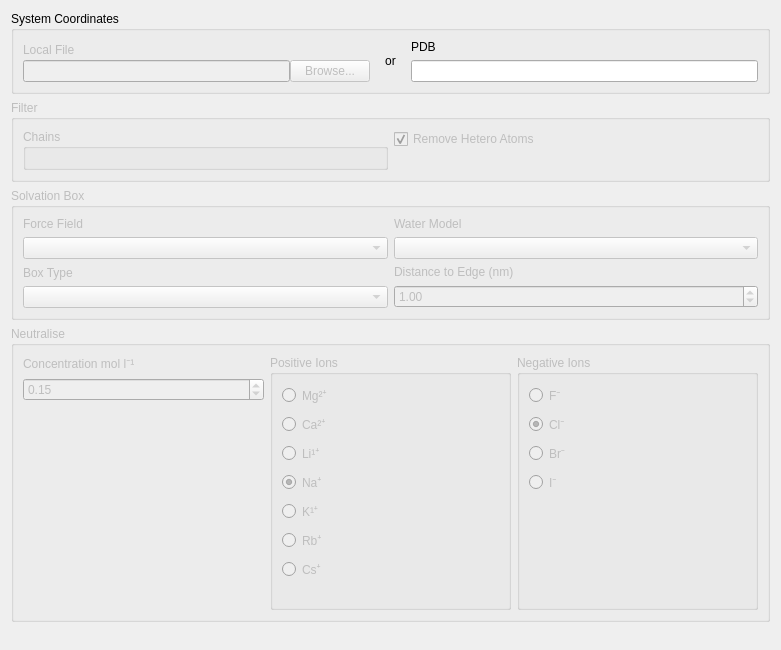
<?xml version="1.0" encoding="UTF-8"?>
<ui version="4.0">
 <class>SystemSetupForm</class>
 <widget class="QWidget" name="SystemSetupForm">
  <property name="enabled">
   <bool>true</bool>
  </property>
  <property name="geometry">
   <rect>
    <x>0</x>
    <y>0</y>
    <width>781</width>
    <height>650</height>
   </rect>
  </property>
  <property name="windowTitle">
   <string>Form</string>
  </property>
  <layout class="QVBoxLayout" name="verticalLayout_15">
   <item>
    <widget class="QGroupBox" name="systemCoordinatesGroup">
     <property name="title">
      <string>System Coordinates</string>
     </property>
     <layout class="QVBoxLayout" name="verticalLayout_4">
      <item>
       <layout class="QHBoxLayout" name="horizontalLayout_2">
        <item>
         <widget class="QWidget" name="widget" native="true">
          <property name="enabled">
           <bool>false</bool>
          </property>
          <layout class="QVBoxLayout" name="verticalLayout_11">
           <property name="spacing">
            <number>0</number>
           </property>
           <property name="leftMargin">
            <number>0</number>
           </property>
           <property name="topMargin">
            <number>0</number>
           </property>
           <property name="rightMargin">
            <number>0</number>
           </property>
           <property name="bottomMargin">
            <number>0</number>
           </property>
           <item>
            <layout class="QVBoxLayout" name="verticalLayout_2">
             <item>
              <widget class="QLabel" name="localFileLabel">
               <property name="text">
                <string>Local File</string>
               </property>
              </widget>
             </item>
             <item>
              <layout class="QHBoxLayout" name="horizontalLayout">
               <item>
                <widget class="QLineEdit" name="localFile"/>
               </item>
               <item>
                <widget class="QPushButton" name="localFileDialogButton">
                 <property name="text">
                  <string>Browse...</string>
                 </property>
                </widget>
               </item>
              </layout>
             </item>
            </layout>
           </item>
          </layout>
         </widget>
        </item>
        <item>
         <widget class="QLabel" name="label">
          <property name="sizePolicy">
           <sizepolicy hsizetype="Preferred" vsizetype="Preferred">
            <horstretch>0</horstretch>
            <verstretch>0</verstretch>
           </sizepolicy>
          </property>
          <property name="minimumSize">
           <size>
            <width>29</width>
            <height>0</height>
           </size>
          </property>
          <property name="text">
           <string>or</string>
          </property>
          <property name="alignment">
           <set>Qt::AlignCenter</set>
          </property>
         </widget>
        </item>
        <item>
         <layout class="QVBoxLayout" name="verticalLayout">
          <item>
           <widget class="QLabel" name="pdbEntryLabel">
            <property name="text">
             <string>PDB</string>
            </property>
           </widget>
          </item>
          <item>
           <widget class="QLineEdit" name="pdbEntry">
            <property name="maxLength">
             <number>4</number>
            </property>
           </widget>
          </item>
         </layout>
        </item>
       </layout>
      </item>
     </layout>
    </widget>
   </item>
   <item>
    <widget class="QGroupBox" name="filterGroup">
     <property name="enabled">
      <bool>false</bool>
     </property>
     <property name="title">
      <string>Filter</string>
     </property>
     <layout class="QHBoxLayout" name="horizontalLayout_3">
      <item>
       <widget class="QGroupBox" name="chainsGroup">
        <property name="title">
         <string>Chains</string>
        </property>
        <layout class="QVBoxLayout" name="verticalLayout_6">
         <item>
          <layout class="QVBoxLayout" name="chainsGroupLayout"/>
         </item>
        </layout>
       </widget>
      </item>
      <item>
       <layout class="QVBoxLayout" name="verticalLayout_12">
        <item alignment="Qt::AlignTop">
         <widget class="QCheckBox" name="removeHeteroAtoms">
          <property name="text">
           <string>Remove Hetero Atoms</string>
          </property>
          <property name="checked">
           <bool>true</bool>
          </property>
         </widget>
        </item>
       </layout>
      </item>
     </layout>
    </widget>
   </item>
   <item>
    <widget class="QGroupBox" name="systemSetupGroup">
     <property name="enabled">
      <bool>false</bool>
     </property>
     <property name="title">
      <string>Solvation Box</string>
     </property>
     <layout class="QVBoxLayout" name="verticalLayout_10">
      <item>
       <layout class="QHBoxLayout" name="horizontalLayout_4">
        <item>
         <layout class="QVBoxLayout" name="verticalLayout_8">
          <item>
           <widget class="QLabel" name="forceFieldLabel">
            <property name="text">
             <string>Force Field</string>
            </property>
           </widget>
          </item>
          <item>
           <widget class="QComboBox" name="forceField"/>
          </item>
         </layout>
        </item>
        <item>
         <layout class="QVBoxLayout" name="verticalLayout_7">
          <item>
           <widget class="QLabel" name="waterModelLabel">
            <property name="text">
             <string>Water Model</string>
            </property>
           </widget>
          </item>
          <item>
           <widget class="QComboBox" name="waterModel"/>
          </item>
         </layout>
        </item>
       </layout>
      </item>
      <item>
       <layout class="QHBoxLayout" name="horizontalLayout_5">
        <item>
         <layout class="QVBoxLayout" name="verticalLayout_5">
          <item>
           <widget class="QLabel" name="boxTypeLabel">
            <property name="text">
             <string>Box Type</string>
            </property>
           </widget>
          </item>
          <item>
           <widget class="QComboBox" name="boxType">
            <property name="currentText">
             <string/>
            </property>
            <property name="currentIndex">
             <number>-1</number>
            </property>
           </widget>
          </item>
         </layout>
        </item>
        <item>
         <layout class="QVBoxLayout" name="verticalLayout_9">
          <item>
           <widget class="QLabel" name="distancetoEdgeLabel">
            <property name="text">
             <string>Distance to Edge (nm)</string>
            </property>
           </widget>
          </item>
          <item>
           <widget class="QDoubleSpinBox" name="distanceToEdge">
            <property name="value">
             <double>1.000000000000000</double>
            </property>
           </widget>
          </item>
         </layout>
        </item>
       </layout>
      </item>
     </layout>
    </widget>
   </item>
   <item>
    <widget class="QGroupBox" name="neutraliseGroup">
     <property name="enabled">
      <bool>false</bool>
     </property>
     <property name="title">
      <string>Neutralise</string>
     </property>
     <layout class="QHBoxLayout" name="horizontalLayout_6">
      <item>
       <layout class="QVBoxLayout" name="verticalLayout_14">
        <item>
         <widget class="QLabel" name="ionConcentrationLabel">
          <property name="text">
           <string>Concentration mol l⁻¹ </string>
          </property>
         </widget>
        </item>
        <item>
         <widget class="QDoubleSpinBox" name="ionConcentration">
          <property name="singleStep">
           <double>0.010000000000000</double>
          </property>
          <property name="value">
           <double>0.150000000000000</double>
          </property>
         </widget>
        </item>
        <item>
         <spacer name="verticalSpacer_4">
          <property name="orientation">
           <enum>Qt::Vertical</enum>
          </property>
          <property name="sizeHint" stdset="0">
           <size>
            <width>20</width>
            <height>40</height>
           </size>
          </property>
         </spacer>
        </item>
       </layout>
      </item>
      <item>
       <widget class="QGroupBox" name="groupBox_2">
        <property name="title">
         <string>Positive Ions</string>
        </property>
        <layout class="QVBoxLayout" name="verticalLayout_3">
         <item>
          <widget class="QRadioButton" name="mgIon">
           <property name="text">
            <string>Mg²⁺</string>
           </property>
          </widget>
         </item>
         <item>
          <widget class="QRadioButton" name="caIon">
           <property name="text">
            <string>Ca²⁺</string>
           </property>
          </widget>
         </item>
         <item>
          <widget class="QRadioButton" name="liIon">
           <property name="text">
            <string>Li¹⁺</string>
           </property>
          </widget>
         </item>
         <item>
          <widget class="QRadioButton" name="naIon">
           <property name="text">
            <string>Na⁺</string>
           </property>
           <property name="checked">
            <bool>true</bool>
           </property>
          </widget>
         </item>
         <item>
          <widget class="QRadioButton" name="kIon">
           <property name="text">
            <string>K¹⁺</string>
           </property>
          </widget>
         </item>
         <item>
          <widget class="QRadioButton" name="rbIon">
           <property name="text">
            <string>Rb⁺</string>
           </property>
          </widget>
         </item>
         <item>
          <widget class="QRadioButton" name="csIon">
           <property name="text">
            <string>Cs⁺</string>
           </property>
          </widget>
         </item>
         <item>
          <spacer name="verticalSpacer_2">
           <property name="orientation">
            <enum>Qt::Vertical</enum>
           </property>
           <property name="sizeHint" stdset="0">
            <size>
             <width>20</width>
             <height>40</height>
            </size>
           </property>
          </spacer>
         </item>
        </layout>
       </widget>
      </item>
      <item>
       <widget class="QGroupBox" name="groupBox_3">
        <property name="title">
         <string>Negative Ions</string>
        </property>
        <layout class="QVBoxLayout" name="verticalLayout_13">
         <item>
          <widget class="QRadioButton" name="fIon">
           <property name="text">
            <string>F⁻</string>
           </property>
          </widget>
         </item>
         <item>
          <widget class="QRadioButton" name="clIon">
           <property name="text">
            <string>Cl⁻</string>
           </property>
           <property name="checked">
            <bool>true</bool>
           </property>
          </widget>
         </item>
         <item>
          <widget class="QRadioButton" name="brIon">
           <property name="text">
            <string>Br⁻</string>
           </property>
          </widget>
         </item>
         <item>
          <widget class="QRadioButton" name="iIon">
           <property name="text">
            <string>I⁻</string>
           </property>
          </widget>
         </item>
         <item>
          <spacer name="verticalSpacer_3">
           <property name="orientation">
            <enum>Qt::Vertical</enum>
           </property>
           <property name="sizeHint" stdset="0">
            <size>
             <width>20</width>
             <height>40</height>
            </size>
           </property>
          </spacer>
         </item>
        </layout>
       </widget>
      </item>
     </layout>
    </widget>
   </item>
   <item>
    <spacer name="verticalSpacer">
     <property name="orientation">
      <enum>Qt::Vertical</enum>
     </property>
     <property name="sizeHint" stdset="0">
      <size>
       <width>20</width>
       <height>40</height>
      </size>
     </property>
    </spacer>
   </item>
  </layout>
 </widget>
 <resources/>
 <connections/>
</ui>
